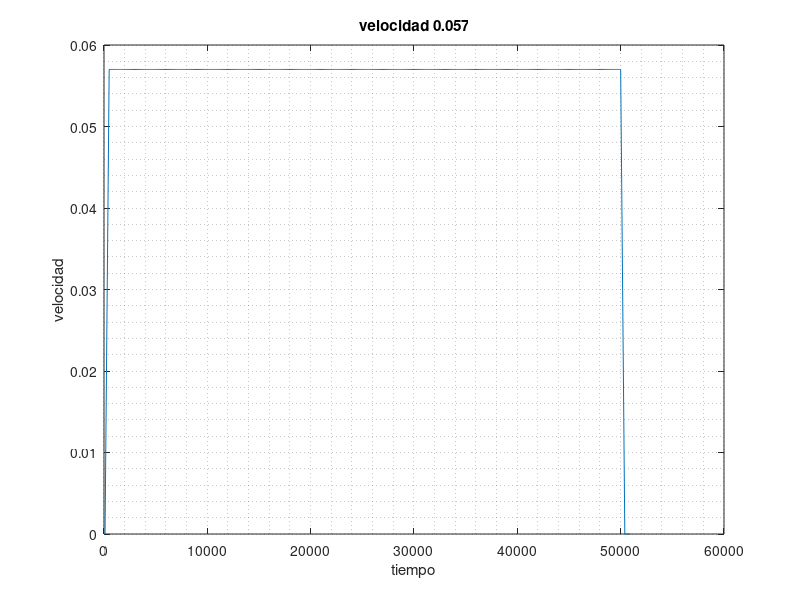

The MATLAB source for this figure:
# datos_condiciones_ransol_campo_de_velocidad1.png

clear all;
close all;


tf = 51000;
T  = 100;
t  = [0:T:tf-T];
n=length(t);

vel=0.057;	 #velocidad
m=vel/(500-100); #pendiente	

vz=zeros(1,n);

for i = 1:n
if (t(i)<=100|t(i)>50400)
	vz(i)=0;
else

	if(t(i)>100&t(i)<=500)
		vz(i)=m*(t(i)-100);
	else 
		if(t(i)>500&t(i)<=50000)
			vz(i)=vel;
		else
			vz(i)=(-1)*m*(t(i)-50400);
	endif
		endif
endif

endfor

plot(t,vz);
title ("velocidad 0.057");
xlabel ("tiempo");
ylabel ("velocidad");
grid ("minor","on");
print('grafica1_0057.png','-dpng');
